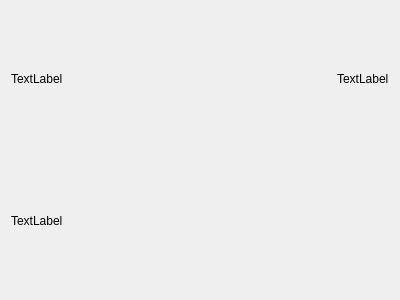
<?xml version="1.0" encoding="UTF-8"?>
<ui version="4.0">
 <class>details</class>
 <widget class="QWidget" name="details">
  <property name="geometry">
   <rect>
    <x>0</x>
    <y>0</y>
    <width>400</width>
    <height>300</height>
   </rect>
  </property>
  <property name="windowTitle">
   <string>ESPI Details</string>
  </property>
  <layout class="QVBoxLayout" name="verticalLayout">
   <item>
    <layout class="QHBoxLayout" name="horizontalLayout" stretch="1,0,0">
     <item>
      <widget class="ElidedLabel" name="company">
       <property name="text">
        <string>TextLabel</string>
       </property>
      </widget>
     </item>
     <item>
      <spacer name="horizontalSpacer">
       <property name="orientation">
        <enum>Qt::Horizontal</enum>
       </property>
       <property name="sizeHint" stdset="0">
        <size>
         <width>40</width>
         <height>20</height>
        </size>
       </property>
      </spacer>
     </item>
     <item>
      <widget class="QLabel" name="date">
       <property name="text">
        <string>TextLabel</string>
       </property>
      </widget>
     </item>
    </layout>
   </item>
   <item>
    <widget class="ElidedLabel" name="title">
     <property name="text">
      <string>TextLabel</string>
     </property>
    </widget>
   </item>
  </layout>
 </widget>
 <customwidgets>
  <customwidget>
   <class>ElidedLabel</class>
   <extends>QLabel</extends>
   <header>stockmonitor.gui.widget.elidedlabel</header>
  </customwidget>
 </customwidgets>
 <resources/>
 <connections/>
</ui>
